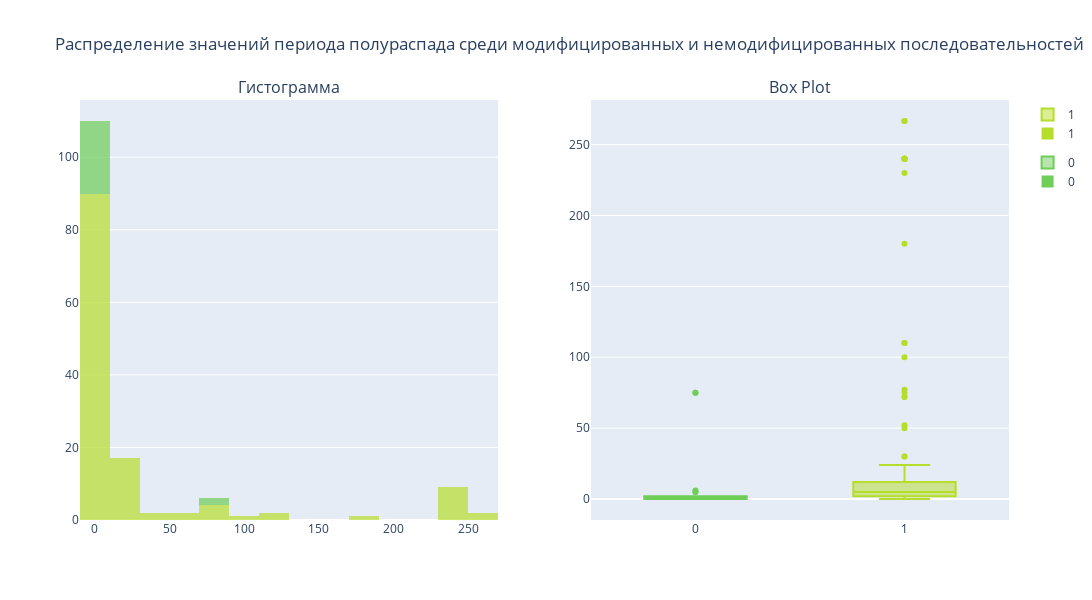

Notebook code cell kept with this figure:
### Code cell
# Создание подграфиков
fig = make_subplots(rows=1, cols=2, subplot_titles=("Гистограмма", "Box Plot"), column_widths=[0.5, 0.5])

# Добавление гистограммы
hist_fig = px.histogram(df, x = "Stability t1/2, h", color = 'Modified',
         color_discrete_sequence = colors, 
         opacity = 0.7)


for trace in hist_fig['data']:
    fig.add_trace(trace, row=1, col=1)

# Добавление box диаграммы
box_fig = px.box(df, y="Stability t1/2, h", x="Modified", color="Modified",
        color_discrete_sequence=colors)

for trace in box_fig['data']:
    fig.add_trace(trace, row=1, col=2)

# Настройка макета
fig.update_layout(barmode='stack', showlegend=True, title_text="Распределение значений периода полураспада среди модифицированных и немодифицированных последовательностей", height=600,  width=1200) 

fig.show()

### Figure 1 — Plotly figure (JSON) as saved in the notebook; plotly's stock layout.template omitted (floating-point values rounded to 4 significant figures; data arrays with more than 128 entries replaced by an {"elided": "..."} marker saying what was removed)
{"data": [{"alignmentgroup": "True", "bingroup": "x", "hovertemplate": "Modified=1<br>Stability t1/2, h=%{x}<br>count=%{y}<extra></extra>", "legendgroup": "1", "marker": {"color": "#b5de2b", "opacity": 0.7, "pattern": {"shape": ""}}, "name": "1", "offsetgroup": "1", "orientation": "v", "showlegend": true, "type": "histogram", "x": {"elided": "130 float values"}, "xaxis": "x", "yaxis": "y"}, {"alignmentgroup": "True", "bingroup": "x", "hovertemplate": "Modified=0<br>Stability t1/2, h=%{x}<br>count=%{y}<extra></extra>", "legendgroup": "0", "marker": {"color": "#6ece58", "opacity": 0.7, "pattern": {"shape": ""}}, "name": "0", "offsetgroup": "0", "orientation": "v", "showlegend": true, "type": "histogram", "x": [6, 0.5, 0.5, 0.03, 5, 0.08, 0.08, 0.016, 0.08, 0.002, 0.6, 0.08, 2, 5, 0.05, 0.05, 75, 75, 0.33, 1.5, 1.01, 0.64], "xaxis": "x", "yaxis": "y"}, {"alignmentgroup": "True", "hovertemplate": "Modified=%{x}<br>Stability t1/2, h=%{y}<extra></extra>", "legendgroup": "1", "marker": {"color": "#b5de2b"}, "name": "1", "notched": false, "offsetgroup": "1", "orientation": "v", "showlegend": true, "type": "box", "x": {"elided": "130 int values"}, "x0": " ", "xaxis": "x2", "y": {"elided": "130 float values"}, "y0": " ", "yaxis": "y2"}, {"alignmentgroup": "True", "hovertemplate": "Modified=%{x}<br>Stability t1/2, h=%{y}<extra></extra>", "legendgroup": "0", "marker": {"color": "#6ece58"}, "name": "0", "notched": false, "offsetgroup": "0", "orientation": "v", "showlegend": true, "type": "box", "x": [0, 0, 0, 0, 0, 0, 0, 0, 0, 0, 0, 0, 0, 0, 0, 0, 0, 0, 0, 0, 0, 0], "x0": " ", "xaxis": "x2", "y": [6, 0.5, 0.5, 0.03, 5, 0.08, 0.08, 0.016, 0.08, 0.002, 0.6, 0.08, 2, 5, 0.05, 0.05, 75, 75, 0.33, 1.5, 1.01, 0.64], "y0": " ", "yaxis": "y2"}], "layout": {"annotations": [{"font": {"size": 16}, "showarrow": false, "text": "Гистограмма", "x": 0.225, "xanchor": "center", "xref": "paper", "y": 1, "yanchor": "bottom", "yref": "paper"}, {"font": {"size": 16}, "showarrow": false, "text": "Box Plot", "x": 0.775, "xanchor": "center", "xref": "paper", "y": 1, "yanchor": "bottom", "yref": "paper"}], "barmode": "stack", "height": 600, "showlegend": true, "title": {"text": "Распределение значений периода полураспада среди модифицированных и немодифицированных последовательностей"}, "width": 1200, "xaxis": {"anchor": "y", "domain": [0, 0.45]}, "xaxis2": {"anchor": "y2", "domain": [0.55, 1]}, "yaxis": {"anchor": "x", "domain": [0, 1]}, "yaxis2": {"anchor": "x2", "domain": [0, 1]}}}
